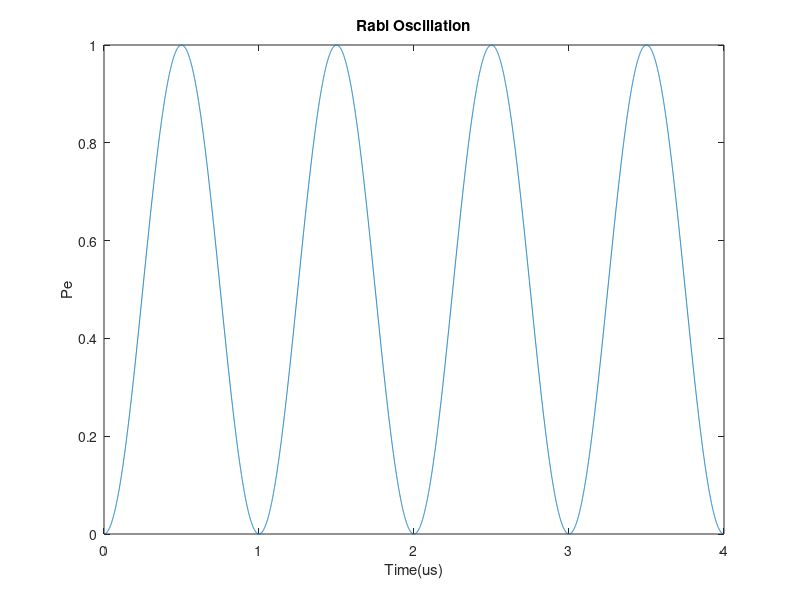

Recreate this plot in MATLAB.
%%
clear

Omega = 2*pi*1; % Rabi frequency of the driving field
Delta = 2*pi*0; % detuning of the |g>-|e> transition

% Hamiltonian of an atom driven by monochromatic light
H = (1/2)*[Delta         Omega;
           Omega        -Delta];
       
Psi_e=[1;0]; %excited state
Psi_g=[0;1]; %ground state
psi_0 = Psi_g; %initial state

N=10000;
t_total = 4;
dt = t_total/N;
T = 0:dt:t_total;

[W,E] = eig(H);
e = diag(E);
P_e = T*0;
P_g = T*0;

for ni = 1:length(T)
    t = T(ni);
    u = exp(-1i*e*t);
    U = diag(u); %Time evolution operator
    psi_t = W * U / W * psi_0;
    P_e(ni) = abs(psi_t(1))^2;
    P_g(ni) = abs(psi_t(2))^2;
end

plot(T,P_e); %probability in excited state
%plot(T,P_g); %probability in ground state
axis([0 t_total 0 1]);
title('Rabi Oscillation')
xlabel('Time(us)')
ylabel('Pe')
hold on

